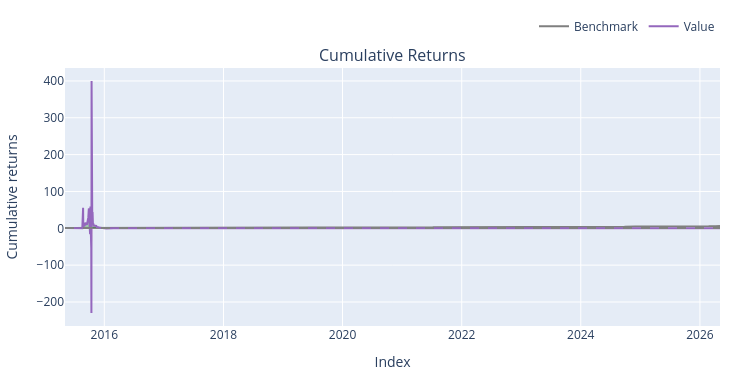

The notebook cell this image was saved under:
### Markdown cell above
### Dual Thrust for S and P 500 companies using a long/short strategy for a 5 lookback period with 0.5 sensitivity

### Code cell
HH_df = high_df.rolling(window=5, min_periods=5).max().shift(1)
LC_df = close_df.rolling(window=5, min_periods=5).min().shift(1)

HC_df = close_df.rolling(window=5, min_periods=5).max().shift(1)
LL_df = low_df.rolling(window=5, min_periods=5).min().shift(1)

R1 = HH_df - LC_df
R2 = HC_df - LL_df

R = R1.combine(R2, np.maximum)

upper_limit =  open_df + 0.5 * R 
lower_limit = open_df - 0.5 * R 

upper_hit = high_df >= upper_limit
lower_hit = low_df <= lower_limit

long_signal = upper_hit & ~lower_hit
short_signal = lower_hit & ~upper_hit

long_entry = long_signal.shift(1).fillna(False).astype(bool)
short_entry = short_signal.shift(1).fillna(False).astype(bool)

backtest = vbt.Portfolio.from_signals(
    close = close_df,
    price = open_df,
    entries = long_entry,
    exits = short_entry,
    short_entries= short_entry,
    short_exits=long_entry,
    upon_opposite_entry="reverse",
    init_cash = 100_000.0,
    size=10_000.0,
    size_type="value",
    cash_sharing=True,
    group_by=True,
    freq = "1D",
    fees=0.001

)

print(backtest.stats())
backtest.plot().show()

### Figure 1 — Plotly figure (JSON) as saved in the notebook; plotly's stock layout.template omitted (floating-point values rounded to 4 significant figures; data arrays with more than 128 entries replaced by an {"elided": "..."} marker saying what was removed)
{"data": [{"legendgroup": "0", "line": {"color": "#7f7f7f"}, "name": "Benchmark", "showlegend": true, "type": "scatter", "uid": "4bce1336-b77c-462b-ae23-f4f3ad5376d4", "x": {"elided": "2766 str values"}, "xaxis": "x", "y": {"elided": "2766 float values"}, "yaxis": "y"}, {"hoverinfo": "skip", "legendgroup": "1", "line": {"color": "rgba(0, 0, 0, 0)", "width": 0}, "opacity": 0, "showlegend": false, "type": "scatter", "uid": "810565da-937b-434b-930f-a4e927dba3e6", "x": {"elided": "2766 str values"}, "xaxis": "x", "y": {"elided": "2766 int values"}, "yaxis": "y"}, {"connectgaps": false, "fill": "tonexty", "fillcolor": "rgba(0, 128, 0, 0.3)", "hoverinfo": "skip", "legendgroup": "1", "line": {"color": "rgba(0, 0, 0, 0)", "width": 0}, "opacity": 0, "showlegend": false, "type": "scatter", "uid": "c681e27d-3053-45ee-99b5-89bb32603420", "x": {"elided": "2766 str values"}, "xaxis": "x", "y": {"elided": "2766 float values"}, "yaxis": "y"}, {"hoverinfo": "skip", "legendgroup": "1", "line": {"color": "rgba(0, 0, 0, 0)", "width": 0}, "opacity": 0, "showlegend": false, "type": "scatter", "uid": "c1d0481c-67a3-4a1f-a71c-69d31e56c3ff", "x": {"elided": "2766 str values"}, "xaxis": "x", "y": {"elided": "2766 int values"}, "yaxis": "y"}, {"connectgaps": false, "fill": "tonexty", "fillcolor": "rgba(255, 0, 0, 0.3)", "hoverinfo": "skip", "legendgroup": "1", "line": {"color": "rgba(0, 0, 0, 0)", "width": 0}, "opacity": 0, "showlegend": false, "type": "scatter", "uid": "3dac716b-ae70-4c0f-ace0-e47c6ffcfdcb", "x": {"elided": "2766 str values"}, "xaxis": "x", "y": {"elided": "2766 float values"}, "yaxis": "y"}, {"legendgroup": "2", "line": {"color": "#9467bd"}, "name": "Value", "showlegend": true, "type": "scatter", "uid": "72b5ec9e-8bfc-4c0f-92e1-9f9660ab04f6", "x": {"elided": "2766 str values"}, "xaxis": "x", "y": {"elided": "2766 float values"}, "yaxis": "y"}, {"hoverinfo": "skip", "legendgroup": "1", "line": {"color": "rgba(0, 0, 0, 0)", "width": 0}, "opacity": 0, "showlegend": false, "type": "scatter", "uid": "bef23bc4-0fad-46bf-b0ac-a5eeb66ffa32", "x": {"elided": "2766 str values"}, "xaxis": "x", "y": {"elided": "2766 int values"}, "yaxis": "y"}], "layout": {"annotations": [{"font": {"size": 16}, "showarrow": false, "text": "Cumulative Returns", "x": 0.5, "xanchor": "center", "xref": "paper", "y": 1, "yanchor": "bottom", "yref": "paper"}], "height": 380, "legend": {"orientation": "h", "traceorder": "normal", "x": 1, "xanchor": "right", "y": 1.105, "yanchor": "bottom"}, "margin": {"b": 30, "l": 30, "r": 30, "t": 30}, "shapes": [{"line": {"color": "gray", "dash": "dash"}, "type": "line", "x0": 0, "x1": 1, "xref": "paper", "y0": 1, "y1": 1, "yref": "y"}], "showlegend": true, "width": 750, "xaxis": {"anchor": "y", "domain": [0, 1], "title": {"text": "Index"}}, "yaxis": {"anchor": "x", "domain": [0, 1], "title": {"text": "Cumulative returns"}}}}
